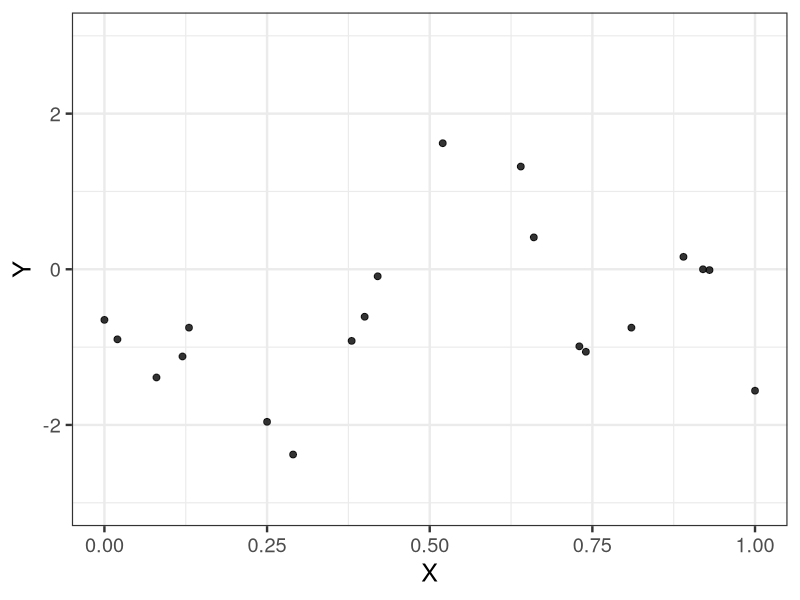

Source code (R):
library(ggplot2)

d <- read.csv(file='input/data-gp.csv')

p <- ggplot(data=d, aes(x=X, y=Y)) +
  theme_bw(base_size=18) +
  geom_point(data=d, size=2, alpha=0.8) +
  ylim(-3, 3)
ggsave(p, file='output/fig12-11.png', dpi=300, w=4, h=3)

